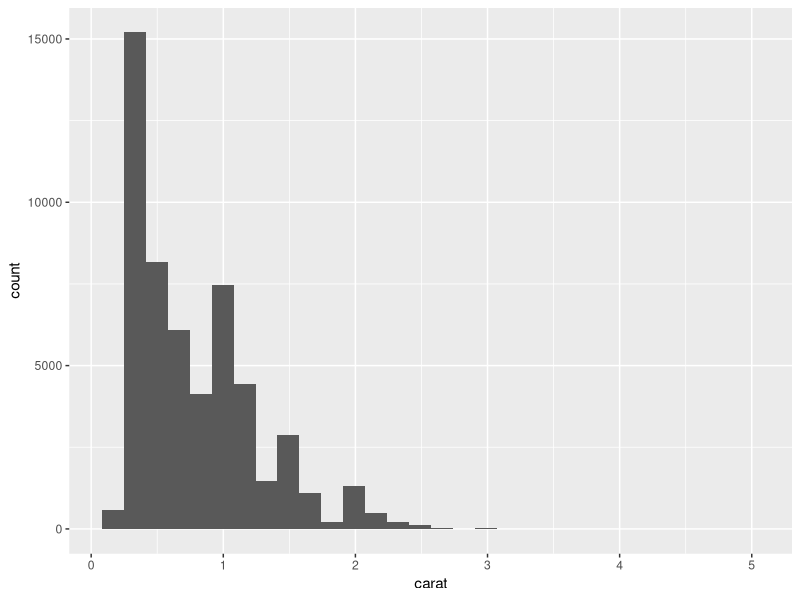
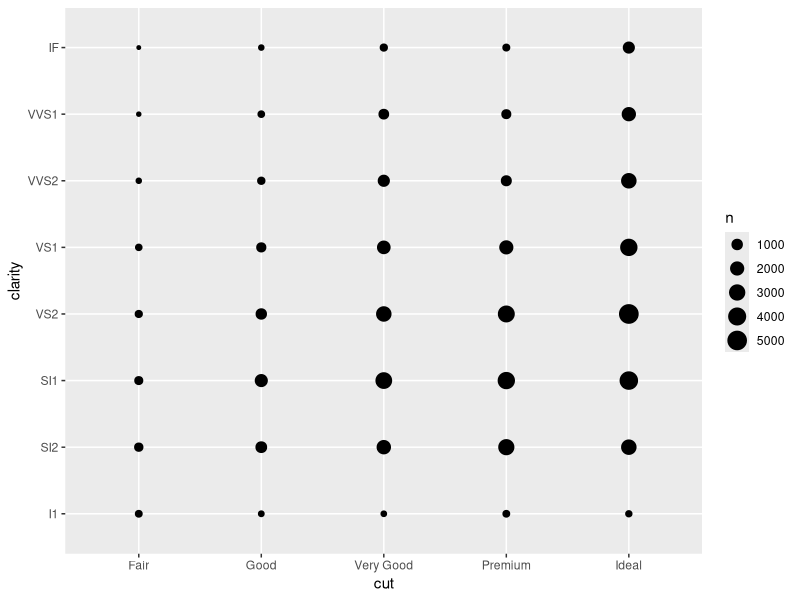
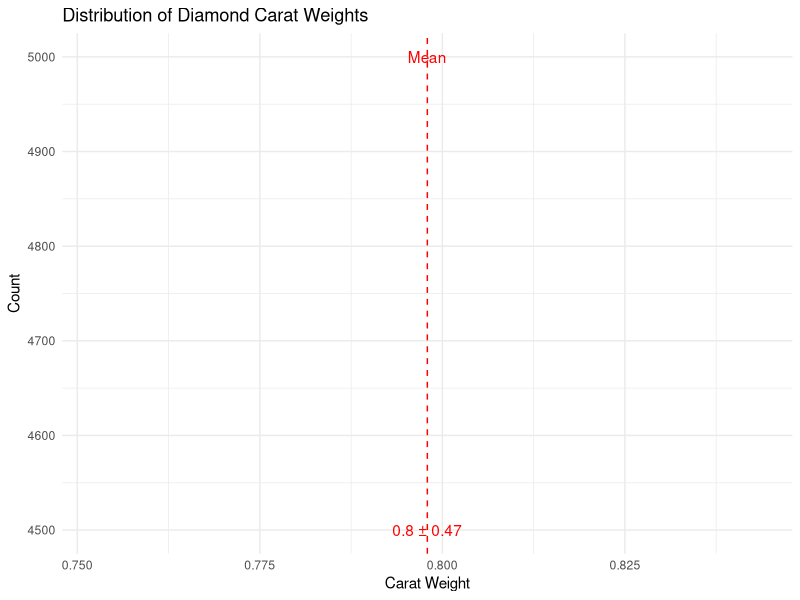

The R script that drew these images, in order:
#Lecture 2 (Data Visualiation)

library(tidyverse)
diamonds

#From lecture 3.2 Continuous variables
ggplot(data = diamonds) +
  geom_histogram(mapping = aes(x = carat))

#Covariation
#From Lecture 4.1 Discrete versus discrete
ggplot(data = diamonds) +
  geom_count(mapping = aes(x = cut, y = clarity))

# Function to calculate the number of bins for a histogram using the Freedman-Diaconis rule
num_bins_freedman_diaconis <- function(x) {
  IQR_x <- IQR(x)
  n <- length(x)
  if (IQR_x == 0) {
    bins <- 1
  } else {
    bins <- ceiling((max(x) - min(x)) / (2 * IQR_x / nth(sqrt(n), 4)))
  }
  return(bins)
}

# Calculate the mean and standard deviation of a variable
summary_stats <- function(x) {
  mean_x <- mean(x)
  sd_x <- sd(x)
  return(c(mean_x = mean_x, sd_x = sd_x))
}

# Plot: Histogram of 'carat' with custom number of bins and summary statistics
ggplot(data = diamonds) +
  geom_histogram(mapping = aes(x = carat), bins = num_bins_freedman_diaconis(diamonds$carat), fill = "skyblue", color = "black") +
  labs(title = "Distribution of Diamond Carat Weights",
       x = "Carat Weight",
       y = "Count") +
  theme_minimal() +
  geom_vline(aes(xintercept = mean(carat)), color = "red", linetype = "dashed") +
  annotate("text", x = mean(diamonds$carat), y = 5000, label = "Mean", color = "red") +
  annotate("text", x = mean(diamonds$carat), y = 4500, label = paste0(round(summary_stats(diamonds$carat)["mean_x"], 2), " ± ", round(summary_stats(diamonds$carat)["sd_x"], 2)), color = "red")

# Analysis: 
# This plot shows the distribution of diamond carat weights in the dataset.
# The x-axis represents the carat weight of diamonds, and the y-axis represents the count of diamonds falling into each bin.
# In summary, data visualization in R Studio is a versatile and essential tool for exploratory data analysis, insight generation, and communication of findings. With its flexibility, interactivity, and integration with other R packages, ggplot2 enables users to create compelling visualizations that drive understanding and decision-making in data-driven fields.
###############################################################

#Lecture 3 (Data Transformation)
library(tidyverse)
diamonds

#From Lecture 2.2 select()
select(diamonds, carat, cut, color, clarity)

#From Lecture 2.3 arrange()
arrange(diamonds, carat) # sort diamonds by carat (ascending)

library(tidyverse)

# Load the diamonds dataset from ggplot2 package
data("diamonds")

# Use select() function to select specific columns
selected_columns <- select(diamonds, carat, cut, color, clarity)

# Use arrange() function to sort the dataset by carat
sorted_diamonds <- arrange(diamonds, carat)

# Print the selected columns
print("Selected columns:")
print(head(selected_columns))

# Print the sorted dataset
print("Sorted dataset by carat:")
print(head(sorted_diamonds))

# These data manipulation operations (selecting and arranging) are fundamental for preparing data for analysis or visualization.
# Selecting specific columns helps in focusing on relevant variables, while sorting the dataset provides insights into trends or patterns based on the sorted variable.
# In summary, data transformation in RStudio includes a variety of tasks such as cleaning, restructuring, generating, collecting, and summarizing data in preparation for analysis or visualization. RStudio's extensive set of functions and packages for modifying data and alteration makes it an effective tool for data scientists and analysts to discover and derive insights from their data.
#############################################################

#Lecture 4 (Data Wrangling)

#From Lecture Pivoting 4.1 Longer
table4a %>%
  pivot_longer(cols = c(`1999`, `2000`), names_to = "year", values_to = "cases")

#From Lecture Joining
tidy4a <- table4a %>%
  pivot_longer(c(`1999`, `2000`), names_to = "year", values_to = "cases")
tidy4b <- table4b %>%
  pivot_longer(c(`1999`, `2000`), names_to = "year", values_to = "population")
tidy4a


library(tidyverse)

# Create example data tables
table3 <- tibble(
  Country = c("A", "B", "C"),
  `1999` = c(100, 200, 300),
  `2000` = c(150, 250, 350)
)

table4 <- tibble(
  Country = c("X", "Y", "Z"),
  `1999` = c(500, 600, 700),
  `2000` = c(550, 650, 750)
)

# Apply pivot_longer to table3
tidy_table3 <- table3 %>%
  pivot_longer(c(`1999`, `2000`), names_to = "year", values_to = "cases")

# Apply pivot_longer to table4
tidy_table4 <- table4 %>%
  pivot_longer(c(`1999`, `2000`), names_to = "year", values_to = "population")

# Print the resulting tidy tables
print("Tidy table 3:")
print(tidy_table3)

print("Tidy table 4:")
print(tidy_table4)

# Analysis:
# This example demonstrates the flexibility of the pivot_longer function to pivot multiple columns at once, converting data from wide to long format.
# By transforming the data into a tidy format, it becomes easier to perform analysis and create visualizations that effectively communicate trends and patterns present in the data.
# The resulting tidy tables can be used for further analysis, such as calculating growth rates or comparing values across different years or countries.
# Data wrangling is an important process in the final analysis that lays the foundation for successful data analysis. By purifying, altering, remodeling, gathering, and implementing data, analysts may guarantee that the data set is ready for further analysis, resulting in more precise and significant insights.
